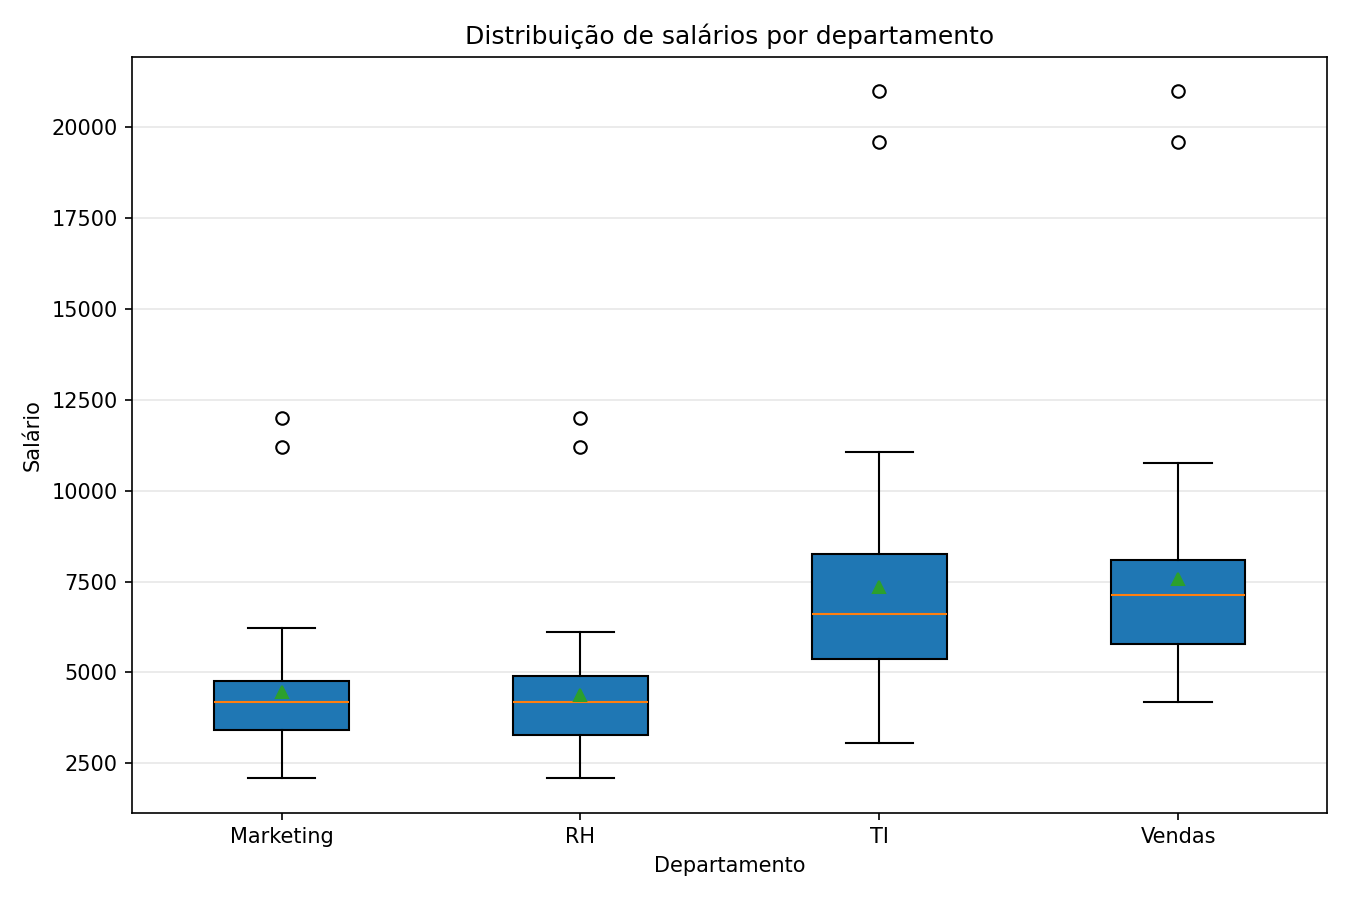

This figure's Python source:
"""Boxplot: distribuição de salários por departamento."""
import pandas as pd
import matplotlib.pyplot as plt

df = pd.read_csv("dados_boxplot.csv")
deptos = sorted(df["departamento"].unique())
dados = [df.loc[df["departamento"] == d, "salario"] for d in deptos]

fig, ax = plt.subplots(figsize=(9, 6))
ax.boxplot(dados, tick_labels=deptos, patch_artist=True, showmeans=True)
ax.set_title("Distribuição de salários por departamento")
ax.set_xlabel("Departamento")
ax.set_ylabel("Salário")
ax.grid(axis="y", alpha=0.3)
plt.tight_layout()
plt.savefig("06_boxplot.png", dpi=150)
plt.show()
